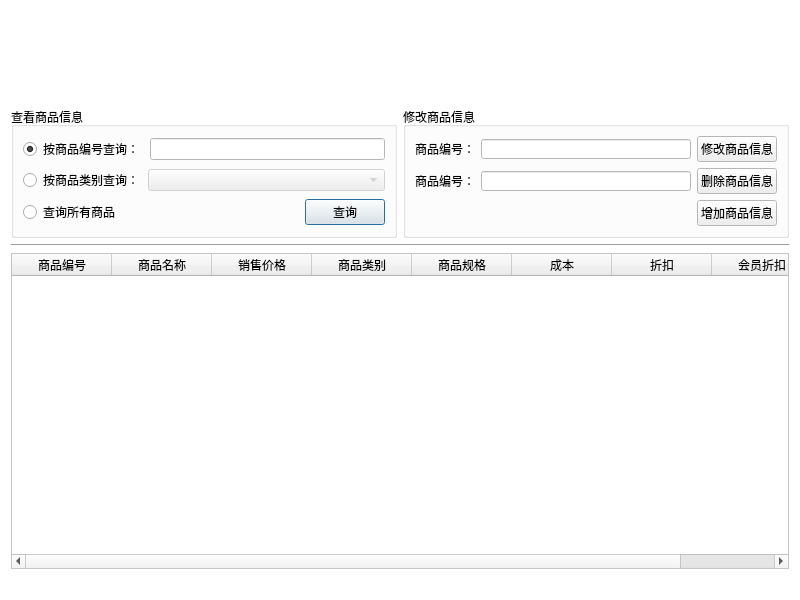
<?xml version="1.0" encoding="UTF-8"?>
<ui version="4.0">
 <class>GoodsClass</class>
 <widget class="QDialog" name="GoodsClass">
  <property name="geometry">
   <rect>
    <x>0</x>
    <y>0</y>
    <width>800</width>
    <height>600</height>
   </rect>
  </property>
  <property name="minimumSize">
   <size>
    <width>800</width>
    <height>600</height>
   </size>
  </property>
  <property name="maximumSize">
   <size>
    <width>800</width>
    <height>600</height>
   </size>
  </property>
  <property name="palette">
   <palette>
    <active>
     <colorrole role="Base">
      <brush brushstyle="SolidPattern">
       <color alpha="255">
        <red>255</red>
        <green>255</green>
        <blue>255</blue>
       </color>
      </brush>
     </colorrole>
     <colorrole role="Window">
      <brush brushstyle="SolidPattern">
       <color alpha="255">
        <red>255</red>
        <green>255</green>
        <blue>255</blue>
       </color>
      </brush>
     </colorrole>
    </active>
    <inactive>
     <colorrole role="Base">
      <brush brushstyle="SolidPattern">
       <color alpha="255">
        <red>255</red>
        <green>255</green>
        <blue>255</blue>
       </color>
      </brush>
     </colorrole>
     <colorrole role="Window">
      <brush brushstyle="SolidPattern">
       <color alpha="255">
        <red>255</red>
        <green>255</green>
        <blue>255</blue>
       </color>
      </brush>
     </colorrole>
    </inactive>
    <disabled>
     <colorrole role="Base">
      <brush brushstyle="SolidPattern">
       <color alpha="255">
        <red>255</red>
        <green>255</green>
        <blue>255</blue>
       </color>
      </brush>
     </colorrole>
     <colorrole role="Window">
      <brush brushstyle="SolidPattern">
       <color alpha="255">
        <red>255</red>
        <green>255</green>
        <blue>255</blue>
       </color>
      </brush>
     </colorrole>
    </disabled>
   </palette>
  </property>
  <property name="windowTitle">
   <string>商品管理</string>
  </property>
  <property name="windowIcon">
   <iconset resource="management.qrc">
    <normaloff>:/Management/Resources/ico.ico</normaloff>:/Management/Resources/ico.ico</iconset>
  </property>
  <layout class="QVBoxLayout" name="verticalLayout_2">
   <item>
    <widget class="QLabel" name="label">
     <property name="minimumSize">
      <size>
       <width>0</width>
       <height>90</height>
      </size>
     </property>
     <property name="text">
      <string/>
     </property>
    </widget>
   </item>
   <item>
    <layout class="QHBoxLayout" name="horizontalLayout_4">
     <item>
      <widget class="QGroupBox" name="groupBox_26">
       <property name="minimumSize">
        <size>
         <width>0</width>
         <height>0</height>
        </size>
       </property>
       <property name="maximumSize">
        <size>
         <width>16777215</width>
         <height>16777215</height>
        </size>
       </property>
       <property name="title">
        <string>查看商品信息</string>
       </property>
       <layout class="QVBoxLayout" name="verticalLayout_3">
        <item>
         <layout class="QHBoxLayout" name="horizontalLayout_92">
          <item>
           <widget class="QRadioButton" name="goodsID_search_goods_RBTN">
            <property name="text">
             <string>按商品编号查询：</string>
            </property>
            <property name="checked">
             <bool>true</bool>
            </property>
           </widget>
          </item>
          <item>
           <widget class="QLineEdit" name="goodsID_search_goods_LE"/>
          </item>
         </layout>
        </item>
        <item>
         <layout class="QHBoxLayout" name="horizontalLayout_93">
          <item>
           <widget class="QRadioButton" name="goodsClass_search_goods_RBTN">
            <property name="maximumSize">
             <size>
              <width>119</width>
              <height>16777215</height>
             </size>
            </property>
            <property name="text">
             <string>按商品类别查询：</string>
            </property>
           </widget>
          </item>
          <item>
           <widget class="QComboBox" name="goodsClass_search_goods_CB">
            <property name="enabled">
             <bool>false</bool>
            </property>
           </widget>
          </item>
         </layout>
        </item>
        <item>
         <layout class="QHBoxLayout" name="horizontalLayout_94">
          <item>
           <widget class="QRadioButton" name="goodsAll_search_goods_RBTN">
            <property name="text">
             <string>查询所有商品</string>
            </property>
           </widget>
          </item>
          <item>
           <spacer name="horizontalSpacer_34">
            <property name="orientation">
             <enum>Qt::Horizontal</enum>
            </property>
            <property name="sizeHint" stdset="0">
             <size>
              <width>40</width>
              <height>20</height>
             </size>
            </property>
           </spacer>
          </item>
          <item>
           <widget class="QPushButton" name="search_search_goods_BTN">
            <property name="text">
             <string>查询</string>
            </property>
           </widget>
          </item>
         </layout>
        </item>
       </layout>
      </widget>
     </item>
     <item>
      <widget class="QGroupBox" name="groupBox_27">
       <property name="minimumSize">
        <size>
         <width>0</width>
         <height>0</height>
        </size>
       </property>
       <property name="title">
        <string>修改商品信息</string>
       </property>
       <layout class="QVBoxLayout" name="verticalLayout">
        <item>
         <layout class="QHBoxLayout" name="horizontalLayout">
          <item>
           <widget class="QLabel" name="label_54">
            <property name="maximumSize">
             <size>
              <width>16777215</width>
              <height>20</height>
             </size>
            </property>
            <property name="text">
             <string>商品编号：</string>
            </property>
           </widget>
          </item>
          <item>
           <widget class="QLineEdit" name="goodsID_modify_goods_LE">
            <property name="maximumSize">
             <size>
              <width>16777215</width>
              <height>20</height>
             </size>
            </property>
           </widget>
          </item>
          <item>
           <widget class="QPushButton" name="modify_modify_goods_BTN">
            <property name="text">
             <string>修改商品信息</string>
            </property>
           </widget>
          </item>
         </layout>
        </item>
        <item>
         <layout class="QHBoxLayout" name="horizontalLayout_2">
          <item>
           <widget class="QLabel" name="label_55">
            <property name="maximumSize">
             <size>
              <width>16777215</width>
              <height>20</height>
             </size>
            </property>
            <property name="text">
             <string>商品编号：</string>
            </property>
           </widget>
          </item>
          <item>
           <widget class="QLineEdit" name="goodsID_del_goods_LE">
            <property name="maximumSize">
             <size>
              <width>16777215</width>
              <height>20</height>
             </size>
            </property>
           </widget>
          </item>
          <item>
           <widget class="QPushButton" name="del_modify_goods_BTN">
            <property name="text">
             <string>删除商品信息</string>
            </property>
           </widget>
          </item>
         </layout>
        </item>
        <item>
         <layout class="QHBoxLayout" name="horizontalLayout_3">
          <item>
           <spacer name="horizontalSpacer">
            <property name="orientation">
             <enum>Qt::Horizontal</enum>
            </property>
            <property name="sizeHint" stdset="0">
             <size>
              <width>40</width>
              <height>20</height>
             </size>
            </property>
           </spacer>
          </item>
          <item>
           <widget class="QPushButton" name="add_modify_goods_BTN">
            <property name="text">
             <string>增加商品信息</string>
            </property>
           </widget>
          </item>
         </layout>
        </item>
       </layout>
      </widget>
     </item>
    </layout>
   </item>
   <item>
    <widget class="Line" name="line_12">
     <property name="frameShadow">
      <enum>QFrame::Sunken</enum>
     </property>
     <property name="lineWidth">
      <number>1</number>
     </property>
     <property name="orientation">
      <enum>Qt::Horizontal</enum>
     </property>
    </widget>
   </item>
   <item>
    <widget class="QTableWidget" name="associatorInfo_associator_TBW">
     <property name="toolTip">
      <string/>
     </property>
     <property name="statusTip">
      <string/>
     </property>
     <property name="whatsThis">
      <string/>
     </property>
     <property name="editTriggers">
      <set>QAbstractItemView::NoEditTriggers</set>
     </property>
     <property name="selectionBehavior">
      <enum>QAbstractItemView::SelectRows</enum>
     </property>
     <attribute name="horizontalHeaderStretchLastSection">
      <bool>true</bool>
     </attribute>
     <attribute name="verticalHeaderVisible">
      <bool>false</bool>
     </attribute>
     <column>
      <property name="text">
       <string>商品编号</string>
      </property>
     </column>
     <column>
      <property name="text">
       <string>商品名称</string>
      </property>
     </column>
     <column>
      <property name="text">
       <string>销售价格</string>
      </property>
     </column>
     <column>
      <property name="text">
       <string>商品类别</string>
      </property>
     </column>
     <column>
      <property name="text">
       <string>商品规格</string>
      </property>
     </column>
     <column>
      <property name="text">
       <string>成本</string>
      </property>
     </column>
     <column>
      <property name="text">
       <string>折扣</string>
      </property>
     </column>
     <column>
      <property name="text">
       <string>会员折扣</string>
      </property>
     </column>
    </widget>
   </item>
   <item>
    <widget class="QLabel" name="status_goods_LB">
     <property name="text">
      <string/>
     </property>
    </widget>
   </item>
  </layout>
 </widget>
 <resources>
  <include location="management.qrc"/>
 </resources>
 <connections/>
</ui>
